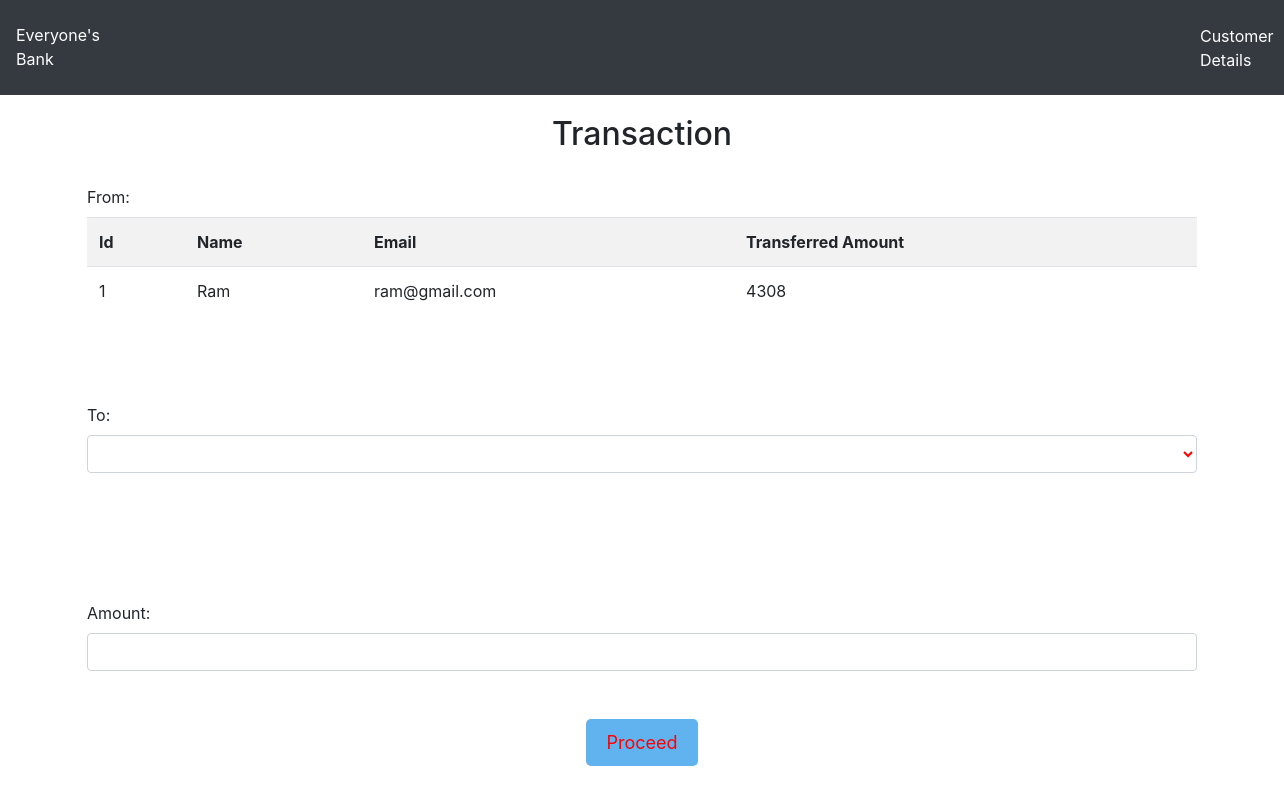
Page /transfer.php?id=1 on the earlier database version.
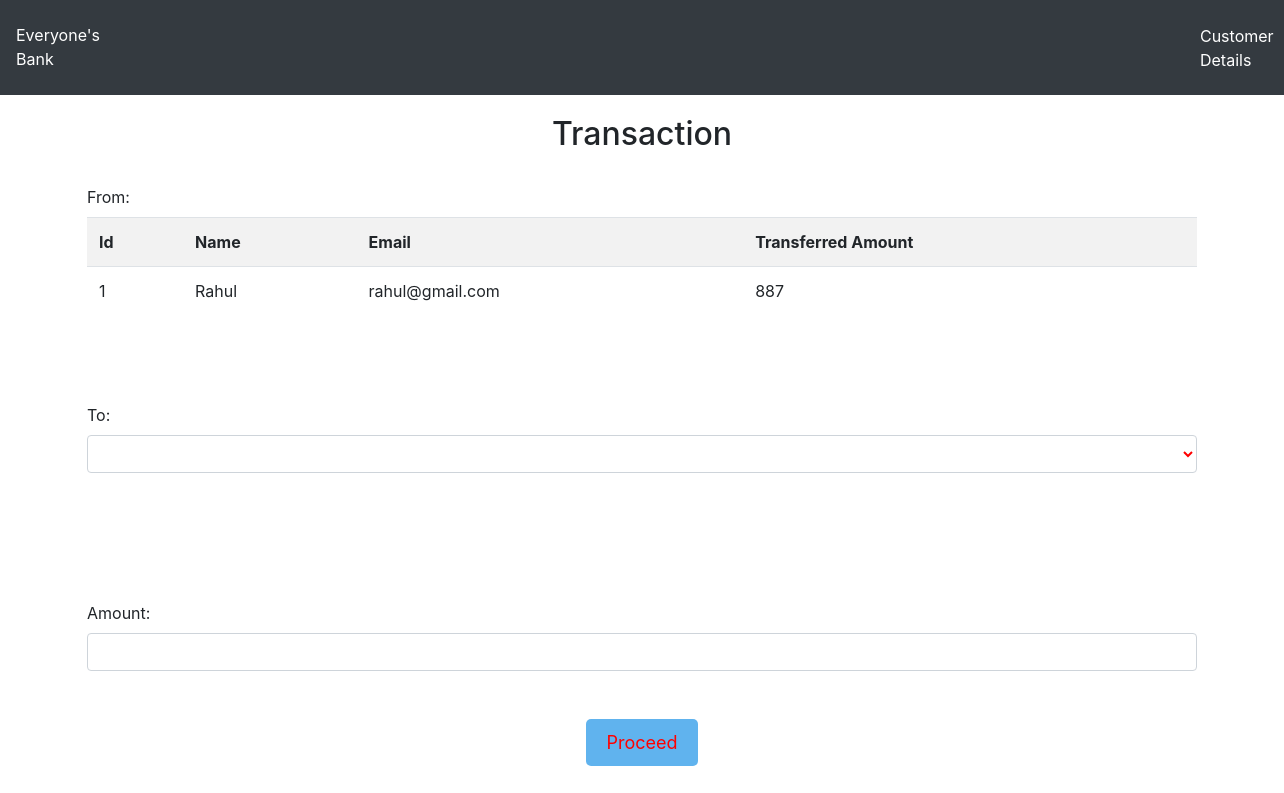
Same page on the later database version.
### tables this page shows
CREATE TABLE `users` (
  `id` int(11) NOT NULL,
  `name` varchar(50) NOT NULL,
  `email` varchar(50) NOT NULL,
  `credits` int(10) NOT NULL
);

### transfer.php (the view, shortened to what this page needs)
<!DOCTYPE html>
<html lang="en">
<head>
    <link rel="stylesheet" href="https://maxcdn.bootstrapcdn.com/bootstrap/4.0.0/css/bootstrap.min.css">
</head>
<body>
  <nav class="navbar navbar-expand-sm bg-dark navbar-dark">
  <p class="logo-text">Everyone's Bank</p>
  <ul class="navbar-nav">
  <li class="list-customer">
  <a class="nav-link1" href="viewusers.php">Customer Details</a>
  </li>
  </ul>
  </nav>
    <div class="container divStyle">
        <h2>Transaction </h2>
            <?php
                include 'config.php';
                $sid=$_GET['id'];
                $sql = "SELECT * FROM  users where id=$sid";
                $query=mysqli_query($conn,$sql);
                $rows=mysqli_fetch_array($query);
            ?>
            <form method="post" name="tcredit" class="tabletext" ><br/>
        <label> From: </label><br/>
        <div>
            <table class="table roundedCorners  tabletext table-hover  table-striped table-condensed"  >
                <tr>
                    <th>Id</th>
                    <th>Name</th>
                    <th>Email</th>
                    <th> Transferred Amount</th>
                </tr>
                <tr>
                    <td><?php echo $rows['id'] ?></td>
                    <td><?php echo $rows['name'] ?></td>
                    <td><?php echo $rows['email'] ?></td>
                    <td><?php echo $rows['credits'] ?></td>
                </tr>
            </table>
        </div>
        <br/><br/><br/>
        <label>To:</label>
        <select class=" form-control"   name="to" style="margin-bottom:5%;" required>
            <option value="" disabled selected> </option>
            <?php
                include 'config.php';
                $sid=$_GET['id'];
                $sql = "SELECT * FROM users where id!=$sid";
                $query=mysqli_query($conn,$sql);
                while($rows = mysqli_fetch_array($query)) {
            ?>
                <option class="table text-center table-striped " value="<?php echo $rows['id'];?>" >
                </option>
            <?php
                }
            ?>
        </select> <br/><br/><br/>
            <label>Amount:</label>
            <input type="number" id="amm" class="form-control" name="amount" min="0" required  />  <br/><br/>
                <div class="text-center btn3" >
            <button class="button" name="submit" type="submit" id="myBtn">Proceed</button>
            </div>
        </form>
    </div>
</body>
</html>

Differences in the rows shown:
changed users id 1: name "Ram" → "Rahul"; email "ram@gmail.com" → "rahul@gmail.com"; credits "4308" → "887"
